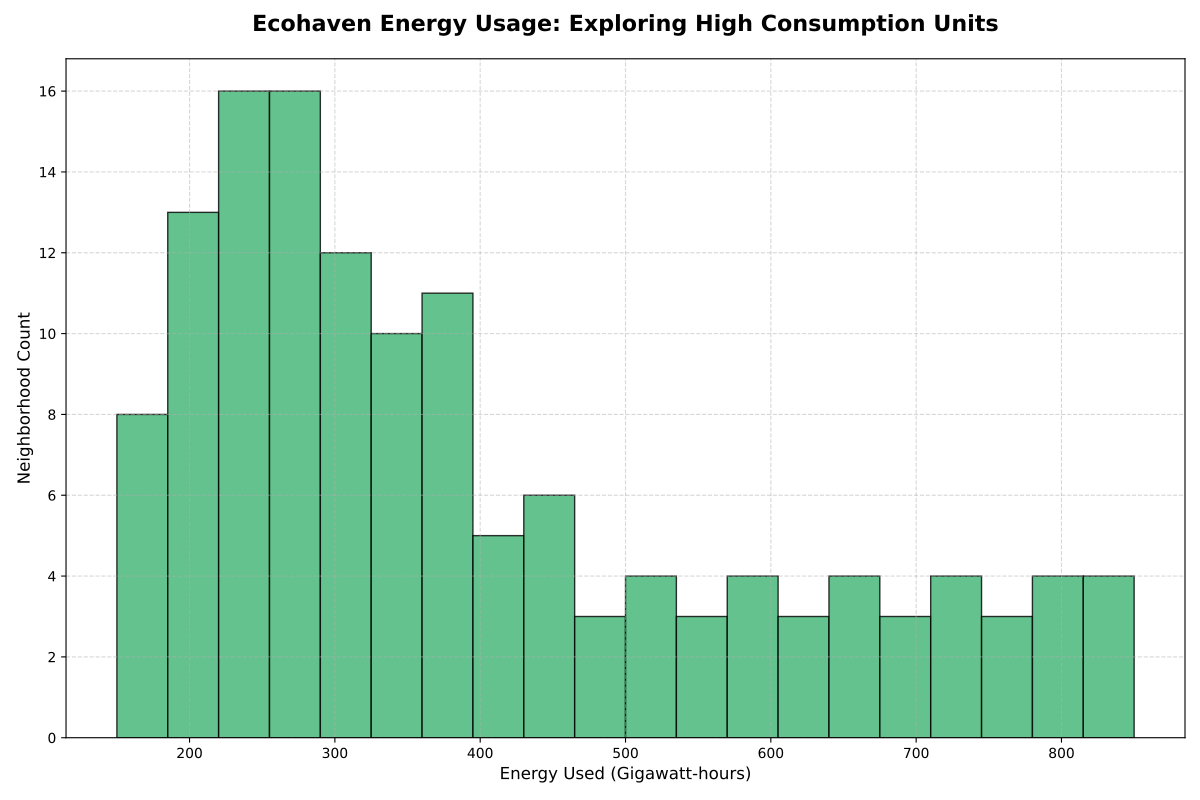

Write Python code to recreate this figure.
import matplotlib.pyplot as plt
import numpy as np

energy_consumption = [
    150, 155, 160, 162, 165, 170, 175, 180, 185, 188, 190, 195, 198, 200, 205,
    210, 215, 220, 223, 225, 230, 235, 238, 240, 245, 250, 255, 258, 260, 265,
    270, 275, 278, 280, 285, 290, 295, 300, 310, 320, 330, 340, 350, 360, 370,
    380, 390, 400, 410, 420, 425, 430, 435, 440, 445, 450, 460, 470, 480, 490,
    200, 205, 210, 215, 220, 225, 230, 235, 240, 245, 250, 255, 260, 265, 270,
    275, 280, 285, 290, 295, 300, 305, 310, 315, 320, 325, 330, 335, 340, 345,
    350, 355, 360, 365, 370, 375, 380, 385, 390, 395
]

# New group representing higher consumption
energy_consumption_high = [
    500, 510, 520, 530, 540, 550, 560, 570, 580, 590, 600, 610, 620, 630, 640,
    650, 660, 670, 680, 690, 700, 710, 720, 730, 740, 750, 760, 770, 780, 790,
    800, 810, 820, 830, 840, 850
]

# Combine the original data and the new high consumption data
combined_energy_consumption = energy_consumption + energy_consumption_high

plt.figure(figsize=(12, 8))
plt.hist(combined_energy_consumption, bins=20, color='mediumseagreen', edgecolor='black', alpha=0.8)

plt.title('Ecohaven Energy Usage: Exploring High Consumption Units', fontsize=16, fontweight='bold', pad=20)
plt.xlabel('Energy Used (Gigawatt-hours)', fontsize=12)
plt.ylabel('Neighborhood Count', fontsize=12)

plt.grid(True, linestyle='--', alpha=0.5)
plt.xticks(fontsize=10)
plt.yticks(fontsize=10)

plt.tight_layout()
plt.show()
